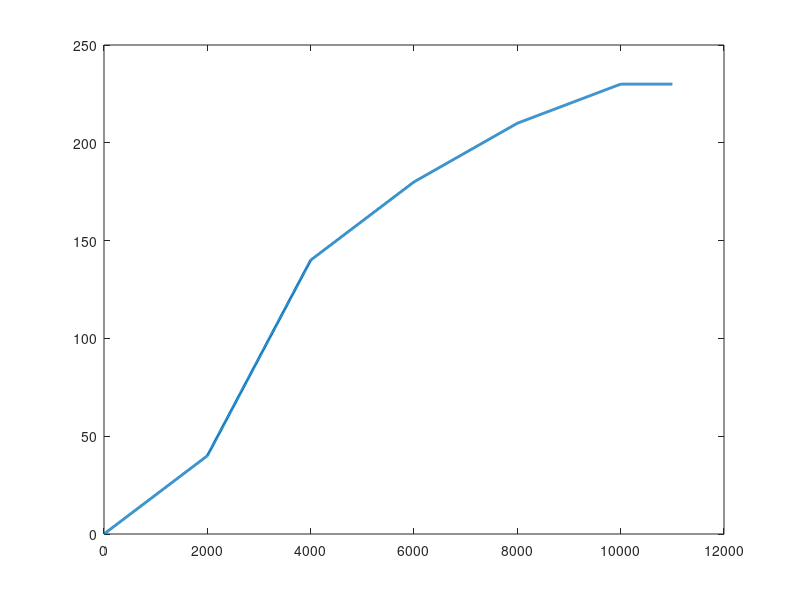

MATLAB code for this plot: (Note: this script raises an error after producing the figure.)
close all
clear all
lambda = [0.02 0.05 0.02 0.015 0.01 0];
duration = [2000 2000 2000 2000 2000 1000];
nSAMPLES = 1000;


tstart = zeros(1,length(duration)+1);
for i = 2:length(duration)+1
	tstart(i) = tstart(i-1)+duration(i-1);
end
CA_points = zeros(1,length(duration)+1);
for i = 2:length(duration)+1
	CA_points(1,i) = CA_points(i-1)+duration(i-1)*lambda(i-1);
end



time = linspace(0,tstart(end),nSAMPLES);
CA = interp1(tstart,CA_points,time);
ind = 1:length(time);



plot(time,CA,'linewidth',2);

fid = fopen('../ampl/parameters.dat', 'wt');
fprintf(fid, 'param : ind : time CA :=');
fprintf(fid, '\n\t%g\t%g\t%g\t', [ind' time' CA'].' );
fprintf(fid, ';');
fclose(fid);
